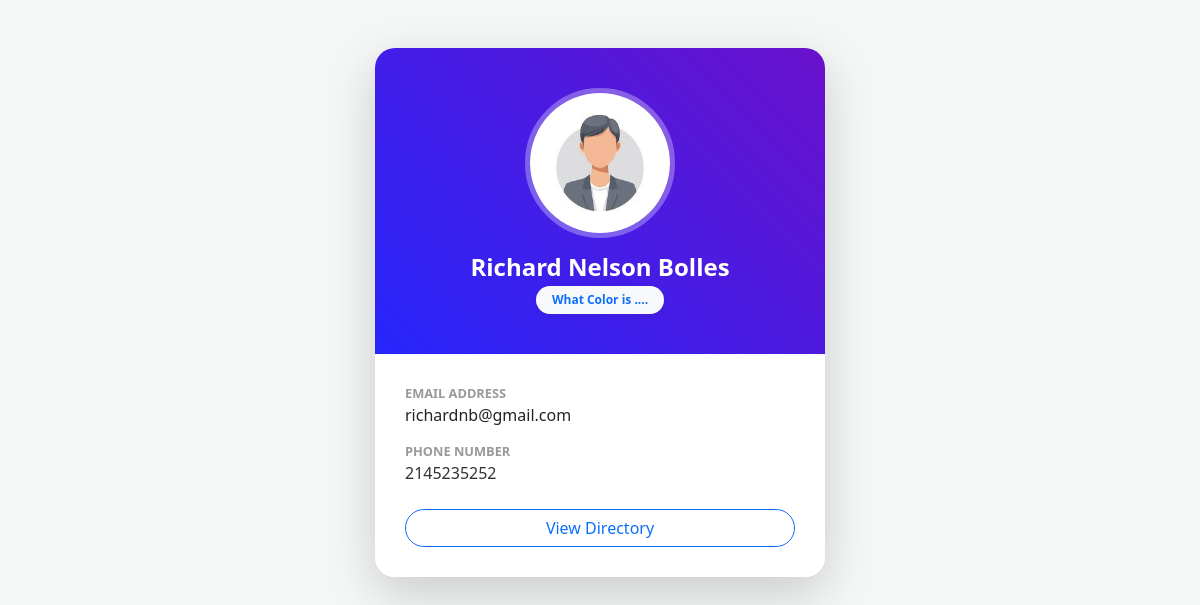
Page /2/ on the committed database.
### employee/models.py (models this page shows, shortened)
class Employee(models.Model):
    first_name = models.CharField(max_length=100)
    last_name = models.CharField(max_length=100)
    email = models.EmailField(max_length=100, unique= True)
    phone = models.CharField(max_length=10)
    designation = models.CharField(max_length=50)
    created_at = models.DateTimeField(auto_now_add= True)
    modified_at = models.DateTimeField(auto_now= True)
    photo = models.ImageField(upload_to='media')

### employee/views.py (the view)
# urls.py: path('<int:pk>/',views.employeeDetail, name ='employee_detail'),
def employeeDetail(request,pk):
    employee = get_object_or_404(Employee, pk=pk )
    context = {'employee':employee}
    return render(request, 'employeeDetail.html',context)

### template/employeeDetail.html (shortened to what this page needs)
<!DOCTYPE html>
<html lang="en">
<head>
    <link href="https://cdn.jsdelivr.net/npm/bootstrap@5.3.0/dist/css/bootstrap.min.css" rel="stylesheet">
</head>
<body>
<div class="container py-5">
    <div class="card profile-card mx-auto shadow-lg">
        <div class="profile-header">
            <img src="{{ employee.photo.url }}" alt="{{ employee.first_name }}" class="profile-img">
            <h2 class="h4 mb-1 fw-bold">{{ employee.first_name }} {{ employee.last_name }}</h2>
            <span class="badge bg-light text-primary px-3 py-2 rounded-pill shadow-sm">
                {{ employee.designation }}
            </span>
        </div>
        <div class="contact-info">
            <div class="row">
                <div class="col-12">
                    <p class="label">Email Address</p>
                    <p class="value"><a href="mailto:{{ employee.email }}" class="text-decoration-none text-dark">{{ employee.email }}</a></p>
                    <p class="label">Phone Number</p>
                    <p class="value">{{ employee.phone }}</p>
                    <div class="d-grid mt-4">
                        <a href="/" class="btn btn-outline-primary rounded-pill">View Directory</a>
                    </div>
                </div>
            </div>
        </div>
    </div>
</div>
</body>
</html>

### template/employeeDetail.html (style rules this page uses)
body { background: #f4f7f6; font-family: 'Segoe UI', Tahoma, Geneva, Verdana, sans-serif; }
.profile-card { max-width: 450px; border: none; border-radius: 20px; overflow: hidden; }
.profile-header { background: linear-gradient(45deg, #2626fc, #6a11cb); padding: 40px 20px; text-align: center; color: white; }
.profile-img { width: 150px; height: 150px; object-fit: cover; border-radius: 50%; border: 5px solid rgba(255, 255, 255, 0.3); margin-bottom: 15px; }
.contact-info { padding: 30px; background: white; }
.label { font-size: 0.8rem; text-transform: uppercase; color: #999; margin-bottom: 0; font-weight: bold; }
.value { font-size: 1rem; color: #333; margin-bottom: 15px; }

### rows in the picture
Employee: photo (picture), first_name "Richard", last_name "Nelson Bolles", designation "What Color is ....", email "richardnb@gmail.com", phone "2145235252"
